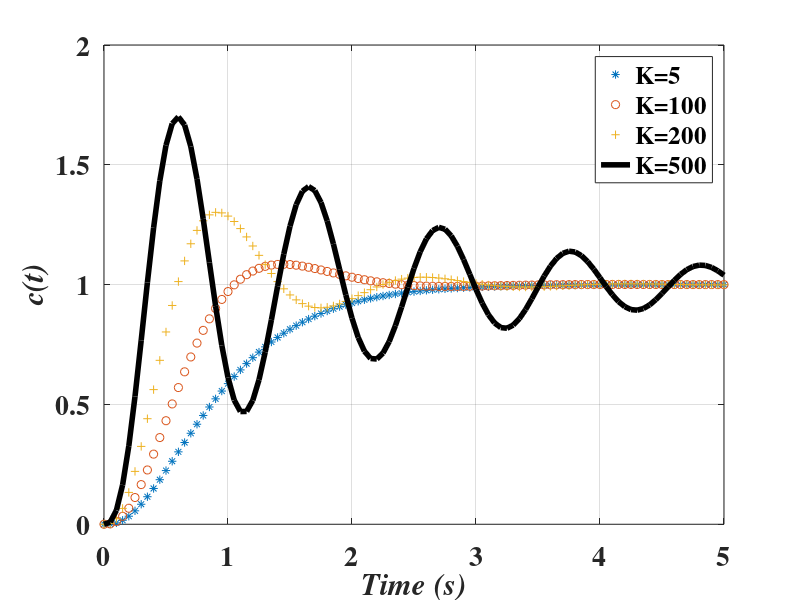

The MATLAB script that drew this image:
clear all
clc
K=[50 100 200 500]; 
numg=[1];
deng=[1 15 50 0];
sysg=tf(numg,deng);
t=[0:0.05:5];
%
for i=1:4
    sys=feedback(K(i)*sysg,[1]);
    y=step(sys,t);
    Ys(:,i)=y;
end
%
plot(t,Ys(:,1),'*',t,Ys(:,2),'o',t,Ys(:,3),'+',t,Ys(:,4),'black','LineWidth',4)
grid on
X=xlabel('Time (s)');
Y=ylabel('c(t)');
L=legend('K=5','K=100','K=200','K=500');
set([X,Y,L],'FontName','times','FontSize',18,'FontAngle','Italic','FontWeight','bold')
set(findall(gcf,'type','axes'),'fontsize',20,'Fontname','Times','fontWeight','bold');